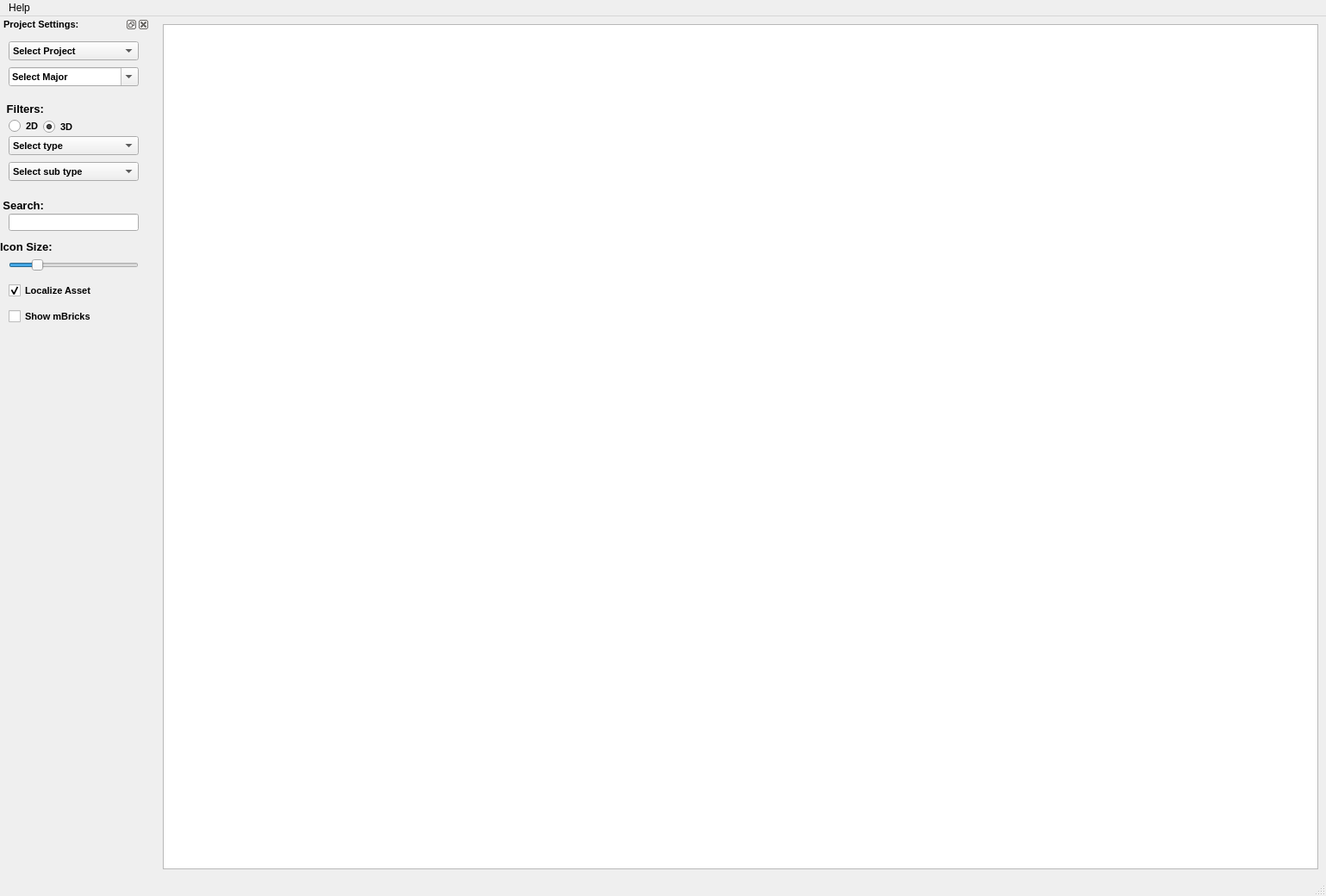
<?xml version="1.0" encoding="UTF-8"?>
<ui version="4.0">
 <class>MainWindow</class>
 <widget class="QMainWindow" name="MainWindow">
  <property name="geometry">
   <rect>
    <x>0</x>
    <y>0</y>
    <width>1539</width>
    <height>1040</height>
   </rect>
  </property>
  <property name="windowTitle">
   <string>MainWindow</string>
  </property>
  <property name="layoutDirection">
   <enum>Qt::LeftToRight</enum>
  </property>
  <widget class="QWidget" name="centralwidget">
   <layout class="QGridLayout" name="gridLayout">
    <item row="0" column="0">
     <widget class="QListWidget" name="modelList">
      <property name="tabKeyNavigation">
       <bool>false</bool>
      </property>
      <property name="sortingEnabled">
       <bool>false</bool>
      </property>
     </widget>
    </item>
   </layout>
  </widget>
  <widget class="QMenuBar" name="menubar">
   <property name="geometry">
    <rect>
     <x>0</x>
     <y>0</y>
     <width>1539</width>
     <height>18</height>
    </rect>
   </property>
   <widget class="QMenu" name="menuHelp">
    <property name="title">
     <string>Help</string>
    </property>
    <addaction name="actionHelp_on_ModelLib"/>
    <addaction name="actionShow_Menu"/>
   </widget>
   <addaction name="menuHelp"/>
  </widget>
  <widget class="QStatusBar" name="statusbar"/>
  <widget class="QDockWidget" name="dockWidget_3">
   <property name="sizePolicy">
    <sizepolicy hsizetype="Preferred" vsizetype="Preferred">
     <horstretch>0</horstretch>
     <verstretch>0</verstretch>
    </sizepolicy>
   </property>
   <property name="minimumSize">
    <size>
     <width>174</width>
     <height>70</height>
    </size>
   </property>
   <property name="maximumSize">
    <size>
     <width>174</width>
     <height>524287</height>
    </size>
   </property>
   <property name="baseSize">
    <size>
     <width>174</width>
     <height>0</height>
    </size>
   </property>
   <property name="font">
    <font>
     <pointsize>8</pointsize>
     <weight>75</weight>
     <bold>true</bold>
    </font>
   </property>
   <property name="floating">
    <bool>false</bool>
   </property>
   <property name="features">
    <set>QDockWidget::AllDockWidgetFeatures</set>
   </property>
   <property name="allowedAreas">
    <set>Qt::AllDockWidgetAreas</set>
   </property>
   <property name="windowTitle">
    <string>Project Settings:</string>
   </property>
   <attribute name="dockWidgetArea">
    <number>1</number>
   </attribute>
   <widget class="QWidget" name="dockWidgetContents_4">
    <widget class="QComboBox" name="project">
     <property name="geometry">
      <rect>
       <x>10</x>
       <y>10</y>
       <width>151</width>
       <height>22</height>
      </rect>
     </property>
     <property name="toolTip">
      <string extracomment="Test"/>
     </property>
     <item>
      <property name="text">
       <string>Select Project</string>
      </property>
     </item>
    </widget>
    <widget class="QComboBox" name="major">
     <property name="geometry">
      <rect>
       <x>10</x>
       <y>40</y>
       <width>151</width>
       <height>22</height>
      </rect>
     </property>
     <property name="editable">
      <bool>true</bool>
     </property>
     <item>
      <property name="text">
       <string>Select Major</string>
      </property>
     </item>
    </widget>
    <widget class="QLabel" name="label">
     <property name="geometry">
      <rect>
       <x>0</x>
       <y>80</y>
       <width>51</width>
       <height>16</height>
      </rect>
     </property>
     <property name="font">
      <font>
       <pointsize>10</pointsize>
       <weight>75</weight>
       <bold>true</bold>
      </font>
     </property>
     <property name="layoutDirection">
      <enum>Qt::LeftToRight</enum>
     </property>
     <property name="text">
      <string>Filters:</string>
     </property>
     <property name="alignment">
      <set>Qt::AlignRight|Qt::AlignTrailing|Qt::AlignVCenter</set>
     </property>
    </widget>
    <widget class="QRadioButton" name="D3">
     <property name="geometry">
      <rect>
       <x>50</x>
       <y>100</y>
       <width>36</width>
       <height>18</height>
      </rect>
     </property>
     <property name="text">
      <string>3D</string>
     </property>
     <property name="checked">
      <bool>true</bool>
     </property>
     <attribute name="buttonGroup">
      <string notr="true">buttonGroup</string>
     </attribute>
    </widget>
    <widget class="QRadioButton" name="D2">
     <property name="geometry">
      <rect>
       <x>10</x>
       <y>99</y>
       <width>36</width>
       <height>18</height>
      </rect>
     </property>
     <property name="text">
      <string>2D</string>
     </property>
     <attribute name="buttonGroup">
      <string notr="true">buttonGroup</string>
     </attribute>
    </widget>
    <widget class="QComboBox" name="type">
     <property name="geometry">
      <rect>
       <x>10</x>
       <y>120</y>
       <width>151</width>
       <height>22</height>
      </rect>
     </property>
     <property name="sizePolicy">
      <sizepolicy hsizetype="Fixed" vsizetype="Fixed">
       <horstretch>0</horstretch>
       <verstretch>0</verstretch>
      </sizepolicy>
     </property>
     <property name="minimumSize">
      <size>
       <width>151</width>
       <height>22</height>
      </size>
     </property>
     <item>
      <property name="text">
       <string>Select type</string>
      </property>
     </item>
    </widget>
    <widget class="QComboBox" name="subType">
     <property name="geometry">
      <rect>
       <x>10</x>
       <y>150</y>
       <width>151</width>
       <height>22</height>
      </rect>
     </property>
     <property name="sizePolicy">
      <sizepolicy hsizetype="Fixed" vsizetype="Fixed">
       <horstretch>0</horstretch>
       <verstretch>0</verstretch>
      </sizepolicy>
     </property>
     <property name="minimumSize">
      <size>
       <width>151</width>
       <height>22</height>
      </size>
     </property>
     <item>
      <property name="text">
       <string>Select sub type</string>
      </property>
     </item>
    </widget>
    <widget class="QLabel" name="label_2">
     <property name="geometry">
      <rect>
       <x>0</x>
       <y>190</y>
       <width>51</width>
       <height>20</height>
      </rect>
     </property>
     <property name="font">
      <font>
       <pointsize>10</pointsize>
       <weight>75</weight>
       <bold>true</bold>
      </font>
     </property>
     <property name="layoutDirection">
      <enum>Qt::RightToLeft</enum>
     </property>
     <property name="text">
      <string>Search:</string>
     </property>
     <property name="alignment">
      <set>Qt::AlignRight|Qt::AlignTrailing|Qt::AlignVCenter</set>
     </property>
    </widget>
    <widget class="QLineEdit" name="search">
     <property name="geometry">
      <rect>
       <x>10</x>
       <y>210</y>
       <width>151</width>
       <height>20</height>
      </rect>
     </property>
     <property name="sizePolicy">
      <sizepolicy hsizetype="Minimum" vsizetype="Fixed">
       <horstretch>0</horstretch>
       <verstretch>0</verstretch>
      </sizepolicy>
     </property>
     <property name="minimumSize">
      <size>
       <width>151</width>
       <height>20</height>
      </size>
     </property>
    </widget>
    <widget class="QLabel" name="label_4">
     <property name="geometry">
      <rect>
       <x>0</x>
       <y>240</y>
       <width>71</width>
       <height>16</height>
      </rect>
     </property>
     <property name="sizePolicy">
      <sizepolicy hsizetype="Fixed" vsizetype="Fixed">
       <horstretch>0</horstretch>
       <verstretch>0</verstretch>
      </sizepolicy>
     </property>
     <property name="font">
      <font>
       <pointsize>10</pointsize>
       <weight>75</weight>
       <bold>true</bold>
      </font>
     </property>
     <property name="text">
      <string>Icon Size:</string>
     </property>
    </widget>
    <widget class="QSlider" name="iconSlider">
     <property name="geometry">
      <rect>
       <x>10</x>
       <y>260</y>
       <width>151</width>
       <height>20</height>
      </rect>
     </property>
     <property name="sizePolicy">
      <sizepolicy hsizetype="Minimum" vsizetype="Fixed">
       <horstretch>0</horstretch>
       <verstretch>0</verstretch>
      </sizepolicy>
     </property>
     <property name="minimumSize">
      <size>
       <width>151</width>
       <height>16</height>
      </size>
     </property>
     <property name="minimum">
      <number>1</number>
     </property>
     <property name="maximum">
      <number>100</number>
     </property>
     <property name="sliderPosition">
      <number>20</number>
     </property>
     <property name="orientation">
      <enum>Qt::Horizontal</enum>
     </property>
    </widget>
    <widget class="QCheckBox" name="localize">
     <property name="geometry">
      <rect>
       <x>10</x>
       <y>290</y>
       <width>107</width>
       <height>18</height>
      </rect>
     </property>
     <property name="font">
      <font>
       <weight>75</weight>
       <bold>true</bold>
      </font>
     </property>
     <property name="layoutDirection">
      <enum>Qt::LeftToRight</enum>
     </property>
     <property name="text">
      <string>Localize Asset</string>
     </property>
     <property name="checked">
      <bool>true</bool>
     </property>
     <property name="autoRepeat">
      <bool>false</bool>
     </property>
     <property name="autoExclusive">
      <bool>false</bool>
     </property>
     <property name="tristate">
      <bool>false</bool>
     </property>
    </widget>
    <widget class="QCheckBox" name="mbrick">
     <property name="geometry">
      <rect>
       <x>10</x>
       <y>320</y>
       <width>107</width>
       <height>18</height>
      </rect>
     </property>
     <property name="font">
      <font>
       <weight>75</weight>
       <bold>true</bold>
      </font>
     </property>
     <property name="layoutDirection">
      <enum>Qt::LeftToRight</enum>
     </property>
     <property name="text">
      <string>Show mBricks</string>
     </property>
     <property name="checked">
      <bool>false</bool>
     </property>
     <property name="autoRepeat">
      <bool>false</bool>
     </property>
     <property name="autoExclusive">
      <bool>false</bool>
     </property>
     <property name="tristate">
      <bool>false</bool>
     </property>
    </widget>
   </widget>
  </widget>
  <action name="actionHelp_on_ModelLib">
   <property name="text">
    <string>Help on ModelLib</string>
   </property>
  </action>
  <action name="actionShow_Menu">
   <property name="text">
    <string>Show Menu</string>
   </property>
  </action>
 </widget>
 <resources/>
 <connections/>
 <buttongroups>
  <buttongroup name="buttonGroup"/>
 </buttongroups>
</ui>
